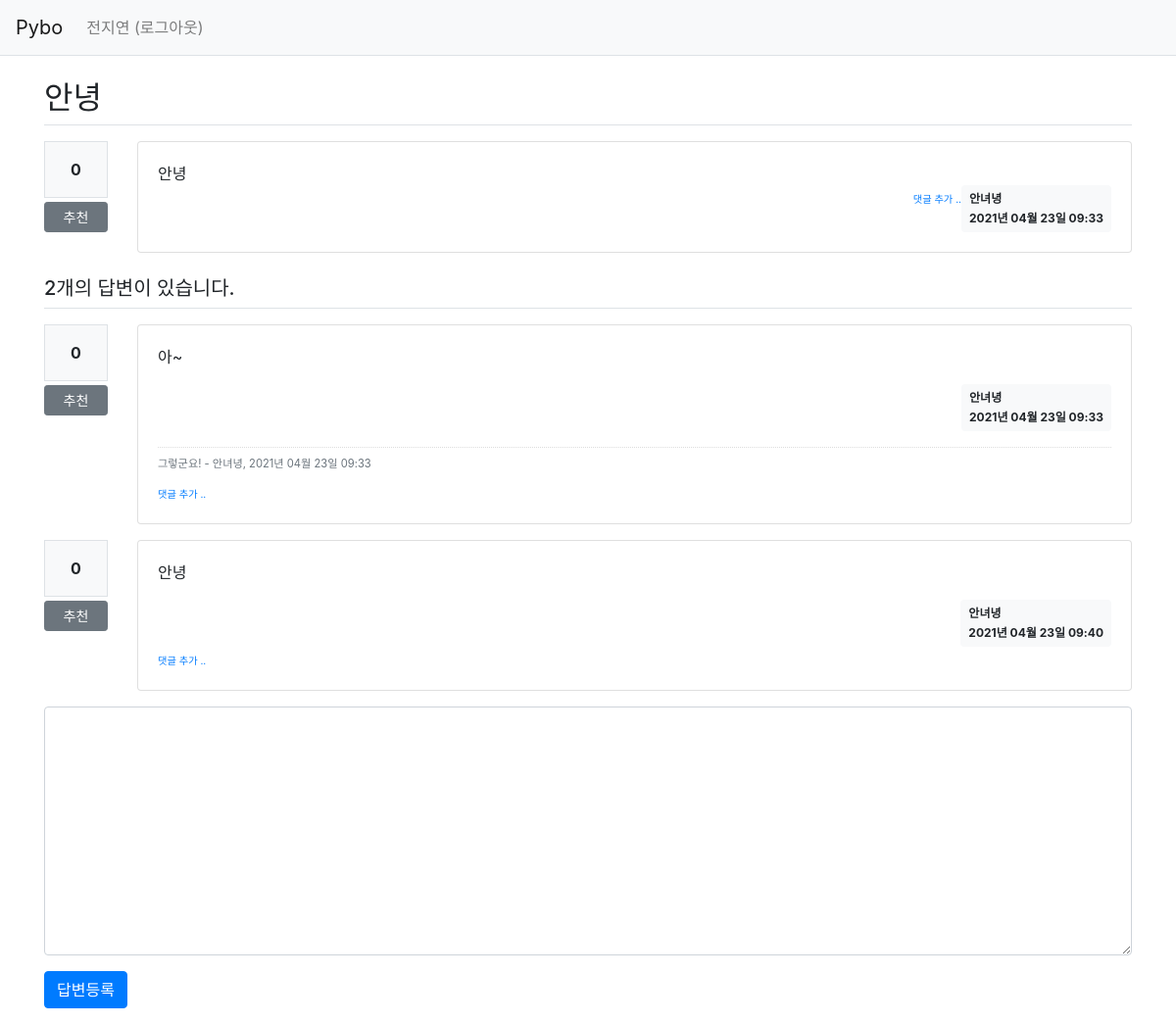
Page /question/detail/302/ (signed in) on the committed database.
### pybo/models.py (models this page shows)
class User(db.Model):
    id = db.Column(db.Integer, primary_key=True)
    username = db.Column(db.String(150), unique=True, nullable=False)
    password = db.Column(db.String(200), nullable=False)
    email = db.Column(db.String(120), unique=True, nullable=False)

class Question(db.Model):
    id = db.Column(db.Integer, primary_key=True)
    subject = db.Column(db.String(200), nullable=False)
    content = db.Column(db.Text(), nullable=False)
    create_date = db.Column(db.DateTime(), nullable=False)
    user_id = db.Column(db.Integer, db.ForeignKey('user.id', ondelete='CASCADE'), nullable=False)
    user = db.relationship('User', backref=db.backref('question_set'))
    modify_date = db.Column(db.DateTime(), nullable=True) # 수정 날짜 확인
    voter = db.relationship('User', secondary=question_voter, backref=db.backref('question_voter_set'))

class Answer(db.Model):
    id = db.Column(db.Integer, primary_key=True)
    question_id = db.Column(db.Integer, db.ForeignKey('question.id', ondelete='CASCADE'))
    question = db.relationship('Question', backref=db.backref('answer_set'))
    content = db.Column(db.Text(), nullable=False)
    create_date = db.Column(db.DateTime(), nullable=False)
    user_id = db.Column(db.Integer, db.ForeignKey('user.id', ondelete='CASCADE'), nullable=False)
    user = db.relationship('User', backref=db.backref('answer_set'))
    modify_date = db.Column(db.DateTime(), nullable=True) # 수정 날짜 확인
    voter = db.relationship('User', secondary=answer_voter, backref=db.backref('answer_voter_set'))

class Comment(db.Model):
    id = db.Column(db.Integer, primary_key=True)
    user_id = db.Column(db.Integer, db.ForeignKey('user.id', ondelete='CASCADE'), nullable=False)
    user = db.relationship('User', backref=db.backref('comment_set'))
    content = db.Column(db.Text(), nullable=False)
    create_date = db.Column(db.DateTime(), nullable=False)
    modify_date = db.Column(db.DateTime())
    question_id = db.Column(db.Integer, db.ForeignKey('question.id', ondelete='CASCADE'), nullable=True)
    question = db.relationship('Question', backref=db.backref('comment_set'))
    answer_id = db.Column(db.Integer, db.ForeignKey('answer.id', ondelete='CASCADE'), nullable=True)
    answer = db.relationship('Answer', backref=db.backref('comment_set'))

### pybo/views/question_views.py (the view)
@bp.route('/detail/<int:question_id>/')
def detail(question_id):
    form = AnswerForm()
    question = Question.query.get_or_404(question_id)
    return render_template('question/question_detail.html', question=question, form=form)

### pybo/forms.py
class AnswerForm(FlaskForm):
    content = TextAreaField('내용', validators=[DataRequired('내용은 필수입력 항목입니다.')])

### pybo/filter.py (called while the page is built)
def format_datetime(value, fmt='%Y년 %m월 %d일 %H:%M'):
    return value.strftime(fmt)

### pybo/views/auth_views.py (called while the page is built)
@bp.before_app_request
def load_logged_in_user():
    user_id = session.get('user_id')
    if user_id is None:
        g.user = None
    else:
        g.user = User.query.get(user_id)

### pybo/templates/question/question_detail.html (shortened to what this page needs)
{% extends 'base.html' %}
{% block content %}
<div class="container my-3">
    <h2 class="border-bottom py-2">{{ question.subject }}</h2>
    <div class="row my-3">
        <div class="col-1">
            <div class="bg-light text-center p-3 border font-weight-bolder mb-1">{{ question.voter|length }}</div>
            <a href="#" data-uri="{{ url_for('vote.question', question_id=question.id) }}"
               class="recommend btn btn-sm btn-secondary btn-block my-1">추천</a>
        </div>
        <div class="col-11">
            <div class="card">
                <div class="card-body">
                    <div class="card-text" style="white-space: pre-line;">{{ question.content }}</div>
                    <div class="d-flex justify-content-end">
                        <div>
                            <a href="{{ url_for('comment.create_question', question_id=question.id) }}"
                                class="small"><small>댓글 추가 ..</small></a>
                        </div>
                        <div class="badge badge-light p-2 text-left">
                            <div class="mb-2">{{ question.user.username }}</div>
                            <div>{{ question.create_date|datetime }}</div>
                        </div>
                    </div>
                </div>
            </div>
        </div>
    </div>
    <h5 class="border-bottom my-3 py-2">{{ question.answer_set|length }}개의 답변이 있습니다.</h5>
    {% for answer in question.answer_set %}
    <div class="row my-3">
        <div class="col-1">
            <div class="bg-light text-center p-3 border font-weight-bolder mb-1">{{ answer.voter|length }}</div>
            <a href="#" data-uri="{{ url_for('vote.answer', answer_id=answer.id) }}"
                class="recommend btn btn-sm btn-secondary btn-block my-1">추천</a>
        </div>
        <div class="col-11">
            <div class="card">
                <div class="card-body">
                    <div class="card-text">{{ answer.content|markdown }}</div>
                    <div class="d-flex justify-content-end">
                        <div class="badge badge-light p-2 text-left">
                            <div class="mb-2">{{ answer.user.username }}</div>
                            <div>{{ answer.create_date|datetime }}</div>
                        </div>
                    </div>
                    {% if answer.comment_set|length > 0 %}
                    <div class="mt-3">
                    {% for comment in answer.comment_set %}
                        <div class="comment py-2 text-muted">
                            <span style="white-space: pre-line;">{{ comment.content }}</span>
                            <span>
                                - {{ comment.user.username }}, {{ comment.create_date|datetime }}
                            </span>
                        </div>
                    {% endfor %}
                    </div>
                    {% endif %}
                    <div>
                        <a href="{{ url_for('comment.create_answer', answer_id=answer.id) }}"
                            class="small"><small>댓글 추가 ..</small></a>
                    </div>
                </div>
            </div>
        </div>
    </div>
    {% endfor %}
    <form action="{{ url_for('answer.create', question_id=question.id) }}" method="post" class="my-3">
        <div class="form-group">
            <textarea {% if not g.user %}disabled{% endif %}
                    name="content" id="content" class="form-control" rows="10"></textarea>
        </div>
        <input type="submit" value="답변등록" class="btn btn-primary">
    </form>
</div>
{% endblock %}

### pybo/templates/navbar.html (shortened to what this page needs)
<nav class="navbar navbar-expand-lg navbar-light bg-light border-bottom">
    <a class="navbar-brand" href="{{ url_for('main.index') }}">Pybo</a>
    <div class="collapse navbar-collapse flex-grow-0" id="navbarNav">
        {% if g.user %}
        <ul class="navbar-nav">
            <li class="nav-item ">
                <a class="nav-link" href="{{ url_for('auth.logout') }}">{{ g.user.username }} (로그아웃)</a>
            </li>
        </ul>
        {% endif %}
    </div>
</nav>

### pybo/static/style.css (style rules this page uses)
.comment { border-top:dotted 1px #ddd; font-size:0.7em; }

### rows in the picture
User: user.username "전지연"
Question: subject "안녕", content "안녕", create_date "2021년 04월 23일 09:33"
User: user.username "안녀녕"
Answer: voter|length "0", content "아~", user.username "안녀녕", create_date "2021년 04월 23일 09:33"
Comment: content "그렇군요!", user.username "안녀녕", create_date "2021년 04월 23일 09:33"
Answer: voter|length "0", content "안녕", user.username "안녀녕", create_date "2021년 04월 23일 09:40"

### other values in the picture
{{ question.voter|length }} "0"
{{ question.answer_set|length }} "2"
